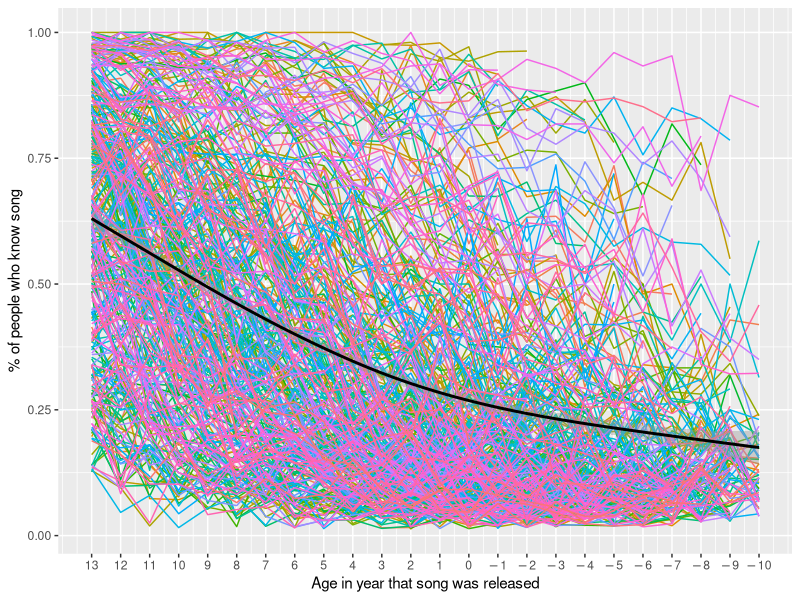
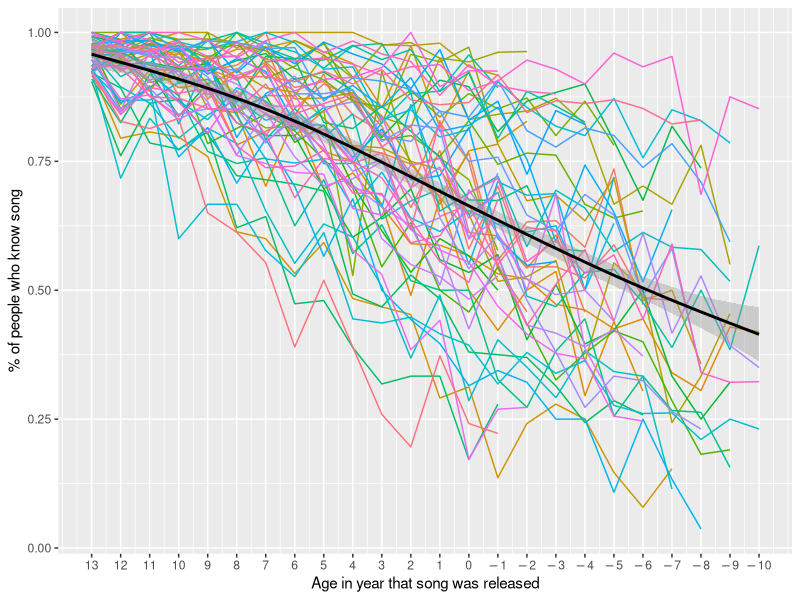
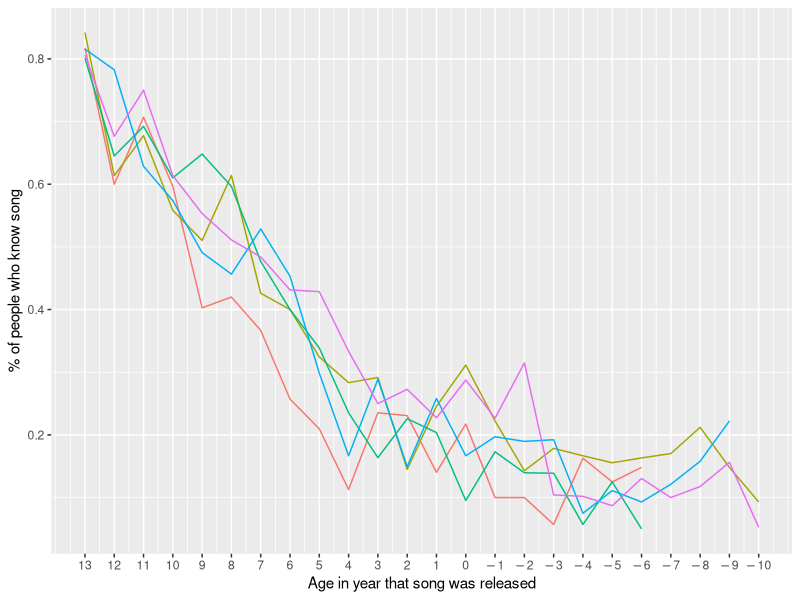
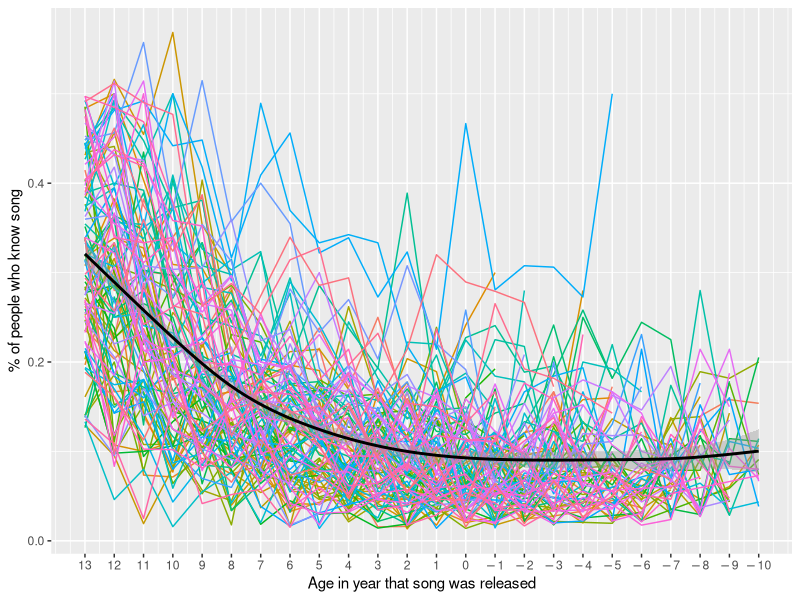

The R script that drew these images, in order:
## ---- chunk 1
knitr::opts_chunk$set(echo = TRUE)
library(tidyverse)

recognition.data <- read_csv("time_series_90s_d3_13_15_averaged_july_22.csv")
rec <- read_csv("time_series_90s_july13.csv")
generation.rec.data <- read_csv("lollipop_chart_data_july_13.csv")
rec[rec == 0] <- NA
## ---- chunk 2
flip_sign <- function(l) {
     l <- as.numeric(l)*(-1)
     parse(text=l)
}
## ---- chunk 3
rec %>%
    pivot_longer(c(`-13`, `-12`, `-11`, `-10`, `-9`, `-8`, `-7`, `-6`, `-5`, `-4`, `-3`, `-2`, `-1`, `0`, `1`, `2`, `3`, `4`, `5`, `6`, `7`, `8`, `9`, `10`),
                 names_to = "generation", values_to = "recognition") %>%
    transmute(song = artist_song, generation = generation, recognition = recognition) %>%
    filter(!is.na(recognition)) %>%
    ggplot() +
    geom_line(aes(x = as.numeric(generation), recognition, color = song)) +
    geom_smooth(aes(as.numeric(generation), recognition), color = "black") +
    scale_x_continuous(breaks = seq(-13, 10, by = 1), labels = flip_sign) +
    theme(legend.position = "none") +
    labs(x = "Age in year that song was released",
         y = "% of people who know song")

rec %>%
    filter(`-13` >= .9) %>%
    pivot_longer(c(`-13`, `-12`, `-11`, `-10`, `-9`, `-8`, `-7`, `-6`, `-5`, `-4`, `-3`, `-2`, `-1`, `0`, `1`, `2`, `3`, `4`, `5`, `6`, `7`, `8`, `9`, `10`),
                 names_to = "generation", values_to = "recognition") %>%
    transmute(song = artist_song, generation = generation, recognition = recognition) %>%
    filter(!is.na(recognition)) %>%
    ggplot() +
    geom_line(aes(x = as.numeric(generation), recognition, color = song)) +
    geom_smooth(aes(as.numeric(generation), recognition), color = "black") +
    scale_x_continuous(breaks = seq(-13, 10, by = 1), labels = flip_sign) +
    theme(legend.position = "none") +
    labs(x = "Age in year that song was released",
         y = "% of people who know song")
## ---- chunk 4
avg.table <- summarize(rec, 
                       `-13`=mean(`-13`, na.rm = TRUE),
                       `-12`=mean(`-12`, na.rm = TRUE),
                       `-11`=mean(`-11`, na.rm = TRUE),
                       `-10`=mean(`-10`, na.rm = TRUE),
                       `-9`=mean(`-9`, na.rm = TRUE),
                       `-8`=mean(`-8`, na.rm = TRUE),
                       `-7`=mean(`-7`, na.rm = TRUE),
                       `-6`=mean(`-6`, na.rm = TRUE),
                       `-5`=mean(`-5`, na.rm = TRUE),
                       `-4`=mean(`-4`, na.rm = TRUE),
                       `-3`=mean(`-3`, na.rm = TRUE),
                       `-2`=mean(`-2`, na.rm = TRUE),
                       `-1`=mean(`-1`, na.rm = TRUE),
                       `0`=mean(`0`, na.rm = TRUE),
                       `1`=mean(`1`, na.rm = TRUE),
                       `2`=mean(`2`, na.rm = TRUE),
                       `3`=mean(`3`, na.rm = TRUE),
                       `4`=mean(`4`, na.rm = TRUE),
                       `5`=mean(`5`, na.rm = TRUE),
                       `6`=mean(`6`, na.rm = TRUE),
                       `7`=mean(`7`, na.rm = TRUE),
                       `8`=mean(`8`, na.rm = TRUE),
                       `9`=mean(`9`, na.rm = TRUE),
                       `10`=mean(`10`, na.rm = TRUE))

avgs <- c()
avgs["-13"] = mean(rec$`-13`, na.rm = TRUE)
avgs["-12"] = mean(rec$`-12`, na.rm = TRUE)
avgs["-11"] = mean(rec$`-11`, na.rm = TRUE)
avgs["-10"] = mean(rec$`-10`, na.rm = TRUE)
avgs["-9"] = mean(rec$`-9`, na.rm = TRUE)
avgs["-8"] = mean(rec$`-8`, na.rm = TRUE)
avgs["-7"] = mean(rec$`-7`, na.rm = TRUE)
avgs["-6"] = mean(rec$`-6`, na.rm = TRUE)
avgs["-5"] = mean(rec$`-5`, na.rm = TRUE)
avgs["-4"] = mean(rec$`-4`, na.rm = TRUE)
avgs["-3"] = mean(rec$`-3`, na.rm = TRUE)
avgs["-2"] = mean(rec$`-2`, na.rm = TRUE)
avgs["-1"] = mean(rec$`-1`, na.rm = TRUE)
avgs["0"] = mean(rec$`0`, na.rm = TRUE)
avgs["1"] = mean(rec$`1`, na.rm = TRUE)
avgs["2"] = mean(rec$`2`, na.rm = TRUE)
avgs["3"] = mean(rec$`3`, na.rm = TRUE)
avgs["4"] = mean(rec$`4`, na.rm = TRUE)
avgs["5"] = mean(rec$`5`, na.rm = TRUE)
avgs["6"] = mean(rec$`6`, na.rm = TRUE)
avgs["7"] = mean(rec$`7`, na.rm = TRUE)
avgs["8"] = mean(rec$`8`, na.rm = TRUE)
avgs["9"] = mean(rec$`9`, na.rm = TRUE)
avgs["10"] = mean(rec$`10`, na.rm = TRUE)

low_songs <- rec %>%
    filter(`-13` >= .8) %>%
    pivot_longer(c(`-13`, `-12`, `-11`, `-10`, `-9`, `-8`, `-7`, `-6`, `-5`, `-4`, `-3`, `-2`, `-1`, `0`, `1`, `2`, `3`, `4`, `5`, `6`, `7`, `8`, `9`, `10`),
                 names_to = "generation", values_to = "recognition") %>%
    transmute(song = artist_song, generation = generation, recognition = recognition) %>%
    filter(!is.na(recognition)) %>%
    mutate(diff = recognition - avgs[as.character(generation)]) %>%
    group_by(song) %>%
    summarize(diff.from.trend = sum(diff)) %>%
    arrange(desc(diff.from.trend)) %>%
    tail(5) %>%
    pull(song)

low_songs
rec %>%
    filter(artist_song %in% low_songs) %>%
    pivot_longer(c(`-13`, `-12`, `-11`, `-10`, `-9`, `-8`, `-7`, `-6`, `-5`, `-4`, `-3`, `-2`, `-1`, `0`, `1`, `2`, `3`, `4`, `5`, `6`, `7`, `8`, `9`, `10`),
                 names_to = "generation", values_to = "recognition") %>%
    transmute(song = artist_song, generation = generation, recognition = recognition) %>%
    filter(!is.na(recognition)) %>%
    ggplot() +
    geom_line(aes(x = as.numeric(generation), recognition, color = song)) +
    scale_x_continuous(breaks = seq(-13, 10, by = 1), labels = flip_sign) +
    theme(legend.position = "none") +
    labs(x = "Age in year that song was released",
         y = "% of people who know song")
## ---- chunk 5
knitr::kable(head(arrange(generation.rec.data, desc(generation.rec.data$mean_gen_z_recognition)), 50),
             digits = 2,
             col.names = c("Song", "Millenial", "Gen Z"))
## ---- chunk 6
low_rec_at_release <- rec %>%
    filter(`-13` <= .5) %>%
    pivot_longer(c(`-13`, `-12`, `-11`, `-10`, `-9`, `-8`, `-7`, `-6`, `-5`, `-4`, `-3`, `-2`, `-1`, `0`, `1`, `2`, `3`, `4`, `5`, `6`, `7`, `8`, `9`, `10`),
                 names_to = "generation", values_to = "recognition") %>%
    transmute(song = artist_song, generation = generation, recognition = recognition) %>%
    filter(!is.na(recognition))

ggplot(low_rec_at_release) +
geom_line(aes(x = as.numeric(generation), recognition, color = song)) +
geom_smooth(aes(as.numeric(generation), recognition), color = "black") +
scale_x_continuous(breaks = seq(-13, 10, by = 1), labels = flip_sign) +
theme(legend.position = "none") +
labs(x = "Age in year that song was released",
     y = "% of people who know song")

low_rec_at_release %>%
    mutate(diff = recognition - avgs[as.character(generation)]) %>%
    group_by(song) %>%
    summarize(diff.from.trend = sum(diff)) %>%
    arrange(desc(diff.from.trend)) %>%
    head(5) %>%
    pull(song)
